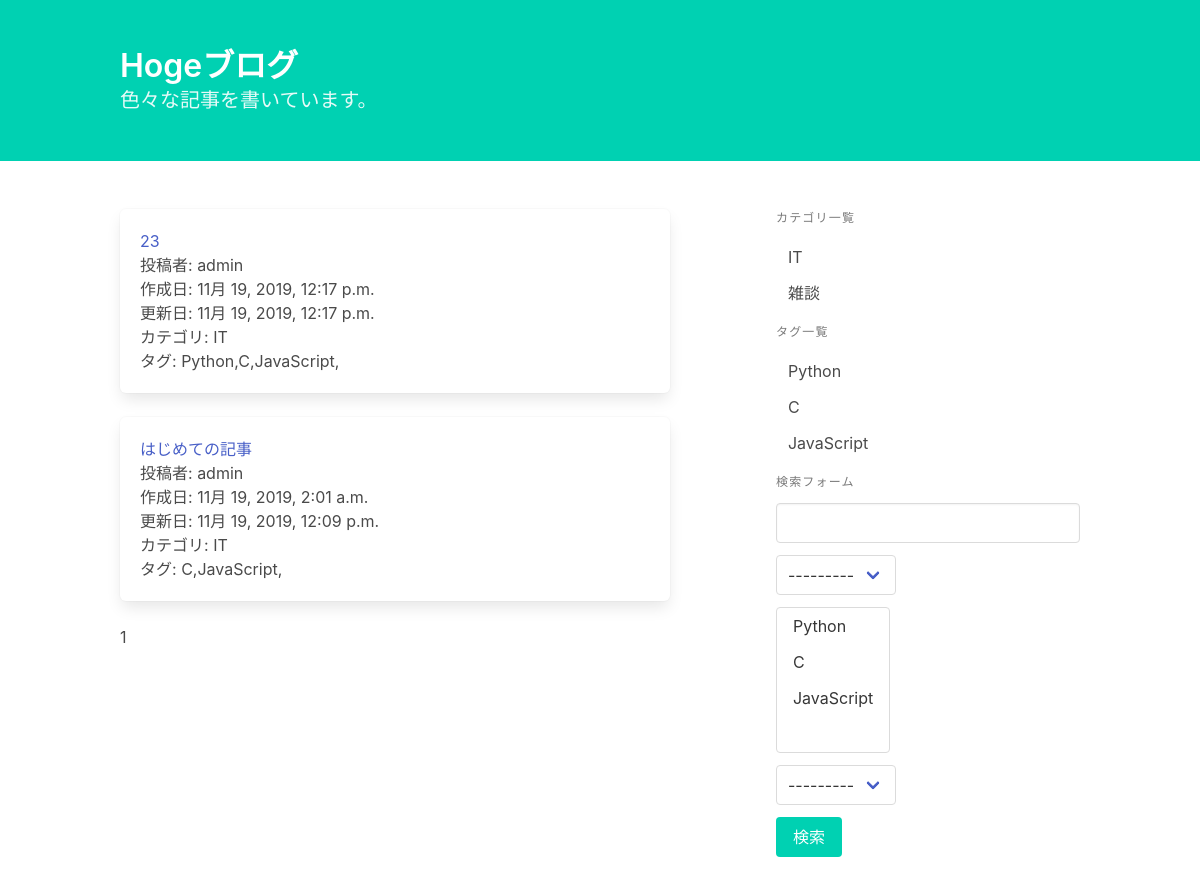
Screenshot of /blog/category/1/ with the database file from the repository.
### blog/models.py (models this page shows, shortened)
class Post(models.Model):
    title = models.CharField('タイトル', max_length=32)
    text = models.TextField('本文')
    category = models.ForeignKey(Category, on_delete=models.PROTECT, verbose_name='カテゴリ')
    tags = models.ManyToManyField(Tag, verbose_name='タグ', blank=True)
    writer = models.ForeignKey(settings.AUTH_USER_MODEL, on_delete=models.PROTECT, verbose_name='投稿者')
    created_at = models.DateTimeField('作成日', auto_now_add=True)
    updated_at = models.DateTimeField('更新日', auto_now=True)

class Category(models.Model):
    name = models.CharField('カテゴリ名', max_length=255, unique=True)
    def __str__(self):
        return self.name

class Tag(models.Model):
    name = models.CharField('タグ名', max_length=255, unique=True)
    def __str__(self):
        return self.name

### blog/views.py (the view)
# urls.py: path('category/<int:pk>/', views.PostCategoryList.as_view(), name='post_category_list'),  # 追加
class PostCategoryList(generic.ListView):
    model = Post
    ordering = '-created_at'
    paginate_by = 10
    def get_queryset(self):
        category = get_object_or_404(Category, pk=self.kwargs['pk'])
        return super().get_queryset().filter(category=category)

### blog/forms.py
class PostSearchForm(forms.Form):
    key_word = forms.CharField(
        label='キーワード', required=False,
        widget=forms.TextInput(attrs={'class': 'input'})
    )
    category = forms.ModelChoiceField(
        label='カテゴリの選択', required=False,
        queryset=Category.objects.all(),
    )
    tags = forms.ModelMultipleChoiceField(
        label='タグの選択', required=False,
        queryset=Tag.objects.all(),
    )
    user = forms.ModelChoiceField(
        label='投稿者', required=False,
        queryset=User.objects.all(),
    )

### blog/templatetags/blog.py (called while the page is built)
@register.inclusion_tag('blog/category_and_tag_list.html')
def create_category_and_tag_list():
    return {
        'category_list': Category.objects.all(),
        'tag_list': Tag.objects.all(),
    }

@register.inclusion_tag('blog/search_form.html')
def create_search_form(request):
    form = PostSearchForm(request.GET or None)
    return {'form': form}

### blog/templates/blog/post_list.html (shortened to what this page needs)
{% extends 'blog/base.html' %}
{% load blog %}
{% block content %}
    {% for post in post_list %}
        <article class="box">
            <h1><a href="{% url 'blog:post_detail' post.pk %}">{{ post.title }}</a></h1>
            <p>投稿者: {{ post.writer }}</p>
            <p>作成日: {{ post.created_at }}</p>
            <p>更新日: {{ post.updated_at }}</p>
            <p>カテゴリ: {{ post.category }}</p>
            <p>タグ: {% for tag in post.tags.all %}{{ tag }},{% endfor %}</p>
        </article>
    {% endfor %}
    {% for num in page_obj.paginator.page_range %}
        {% if page_obj.number == num %}
            <span>{{ num }}</span>
        {% else %}
            <a href="?{% url_replace request 'page' num %}">{{ num }}</a>
        {% endif %}
    {% endfor %}
{% endblock %}

### blog/templates/blog/category_and_tag_list.html
<p class="menu-label">カテゴリ一覧</p>
<ul class="menu-list">
    {% for category in category_list %}
        <li><a href="{% url 'blog:post_category_list' category.pk %}">{{ category }}</a></li>
    {% endfor %}
</ul>
<p class="menu-label">タグ一覧</p>
<ul class="menu-list">
    {% for tag in tag_list %}
        <li><a href="{% url 'blog:post_tag_list' tag.pk %}">{{ tag }}</a></li>
    {% endfor %}
</ul>

### rows the page displays
Post: title "23", writer "admin", created_at "11月 19, 2019, 12:17 p.m.", updated_at "11月 19, 2019, 12:17 p.m.", category "IT"
Tag: name "Python"
Tag: name "C"
Tag: name "JavaScript"
Post: title "はじめての記事", writer "admin", created_at "11月 19, 2019, 2:01 a.m.", updated_at "11月 19, 2019, 12:09 p.m.", category "IT"
Category: name "IT"
Category: name "雑談"

### other values shown
{{ num }} "1"
